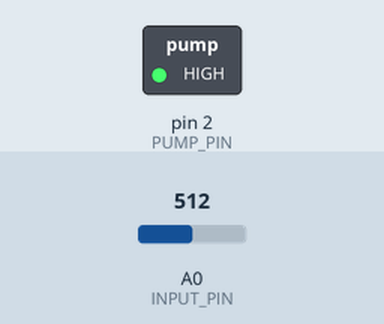
The sketch below on a simulated Arduino Uno, built with avr-gcc and run on an emulated ATmega328P. Shown: switched loads named in the sketch (green lamp = pin HIGH). Inputs (shaded band) come from the test bench; at power-on: A0 (INPUT_PIN) = 512. What the sketch prints to the serial monitor is not drawn.

Above: at 1.2 s.
1.3 s: A0 (INPUT_PIN) set to 368
4.3 s: A0 (INPUT_PIN) set to 339
At 5.3 s:
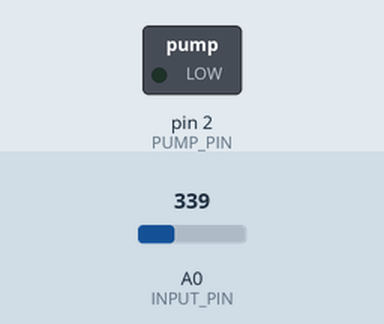
5.8 s: A0 (INPUT_PIN) set to 360
At 6.7 s:
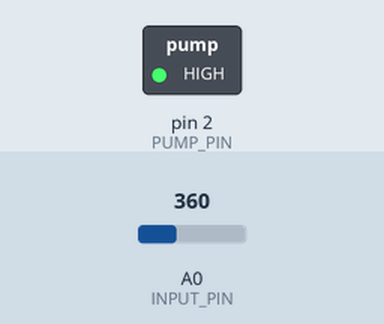
7.3 s: A0 (INPUT_PIN) set to 340
At 8.1 s:
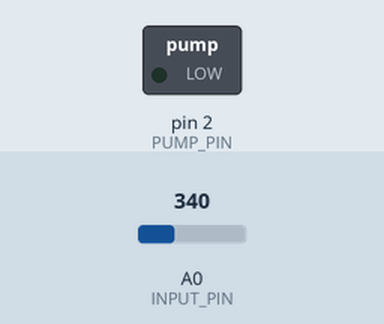
Timing chart, 0 to 9.8 s (numbered marks = the images above; inputs shaded):
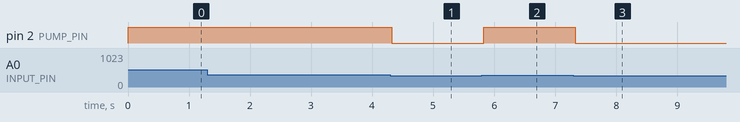

The sketch:

input_humidity_output_pump.ino
```cpp
// Dieser Pin kann vom Analog-to-Digital Converter (ADC) ausgelesen werden, wodurch indirekt die Feuchtigkeit bestimmt werden kann.
#define INPUT_PIN A0
// Diser Pin steuert die Wasserpumpe. An ist HIGH und aus ist LOW.
#define PUMP_PIN 2


// // Glättung ------------------------------------------------------
// const int numReadings = 20;
// int readings[numReadings];  // the readings from the analog input
// int readIndex = 0;          // the index of the current reading
// int total = 0;              // the running total
// int average = 0;            // the average
// // ---------------------------------------------------------------


void setup() {
  Serial.begin(115200);

  // INPUT_PIN auf INPUT und PUMP_PIN auf OUTPUT setzen.
  pinMode(INPUT_PIN, INPUT);
  pinMode(PUMP_PIN, OUTPUT);
}


void loop() {
  // ADC Wert auslesen
  int ADC_reading = analogRead(INPUT_PIN);

  // ADC Wert ueber das serielle Interface ausgeben (v.a. zum Testen)
  Serial.print("Watering ADC value: ");
  Serial.print(ADC_reading);


  // // ---------------------------- Glättung ----------------------------
  // // subtract the last reading:
  // total = total - readings[readIndex];
  // // read from the sensor:
  // readings[readIndex] = ADC_reading;
  // // add the reading to the total:
  // total = total + readings[readIndex];
  // // advance to the next position in the array:
  // readIndex = readIndex + 1;

  // // if we're at the end of the array...
  // if (readIndex >= numReadings) {
  //   // ...wrap around to the beginning:
  //   readIndex = 0;
  // }

  // // calculate the average:
  // average = total / numReadings;

  // // Um beide Ergebnisse mit dem Seriellen Plotter darzustellen:
  // // (Die anderen Print Statements müssen auskommentiert werden)
  // Serial.print(ADC_reading);
  // Serial.print(", ");
  // Serial.println(average);
  // // ------------------------------------------------------------------


  // Beispiel: Wenn der Wert größer als 350 wird schalten wir die Pumpte an (HIGH), wegen Trockenheit
  // Wenn der Wert kleiner als 350 wird schalten wir die Pumpte aus (LOW), wegen Feuchtigkeit (z.B. durch Anfassen des Sensors oder feuchte Erde).
  // Der Wert muss eventuell angepasst werden.
  if (ADC_reading > 350) {
    digitalWrite(PUMP_PIN, HIGH);
  } else {
    digitalWrite(PUMP_PIN, LOW);
  }

  delay(100);
}
```

Measured:
- the behaviour switches between 351 and 350 on A0 (INPUT_PIN) (found by bisection; images 0 and 1)
- after the input at 1.3 s, every drawn part: stays the same
- after the input at 4.3 s, pin 2 (PUMP_PIN): HIGH → LOW at once
- after the input at 5.8 s, pin 2 (PUMP_PIN): LOW → HIGH at once
- after the input at 7.3 s, pin 2 (PUMP_PIN): HIGH → LOW at once
